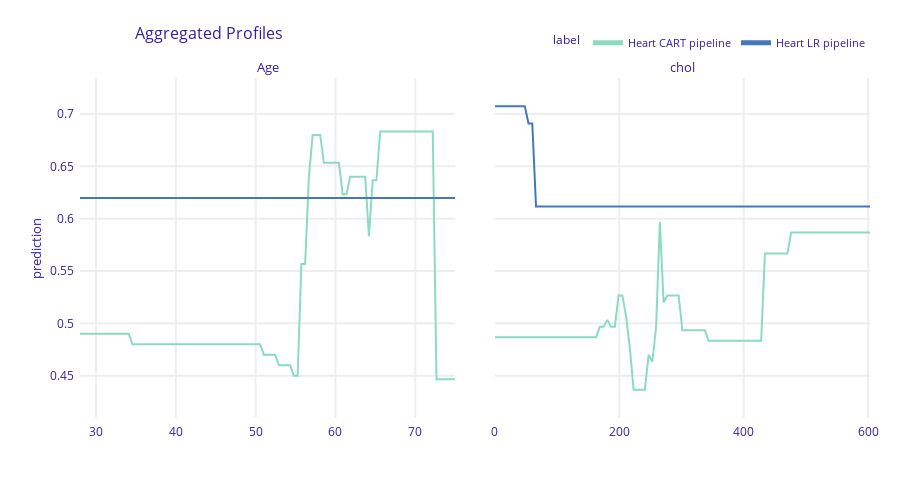

The notebook cell this image was saved under:
### Code cell
pdp_cart.plot(pdp_lr, variables=["Age", "chol"])

### Figure 1 — Plotly figure (JSON) as saved in the notebook; plotly's stock layout.template omitted (floating-point values rounded to 4 significant figures; data arrays with more than 128 entries replaced by an {"elided": "..."} marker saying what was removed)
{"data": [{"customdata": {"elided": "101x3 mixed values"}, "hovertemplate": "<b>%{hovertext}</b><br><br>prediction=%{y:.3f}<br>mean_prediction=%{customdata[0]:.3f}<extra></extra>", "hovertext": ["Heart CART pipeline", "Heart CART pipeline", "Heart CART pipeline", "Heart CART pipeline", "Heart CART pipeline", "Heart CART pipeline", "Heart CART pipeline", "Heart CART pipeline", "Heart CART pipeline", "Heart CART pipeline", "Heart CART pipeline", "Heart CART pipeline", "Heart CART pipeline", "Heart CART pipeline", "Heart CART pipeline", "Heart CART pipeline", "Heart CART pipeline", "Heart CART pipeline", "Heart CART pipeline", "Heart CART pipeline", "Heart CART pipeline", "Heart CART pipeline", "Heart CART pipeline", "Heart CART pipeline", "Heart CART pipeline", "Heart CART pipeline", "Heart CART pipeline", "Heart CART pipeline", "Heart CART pipeline", "Heart CART pipeline", "Heart CART pipeline", "Heart CART pipeline", "Heart CART pipeline", "Heart CART pipeline", "Heart CART pipeline", "Heart CART pipeline", "Heart CART pipeline", "Heart CART pipeline", "Heart CART pipeline", "Heart CART pipeline", "Heart CART pipeline", "Heart CART pipeline", "Heart CART pipeline", "Heart CART pipeline", "Heart CART pipeline", "Heart CART pipeline", "Heart CART pipeline", "Heart CART pipeline", "Heart CART pipeline", "Heart CART pipeline", "Heart CART pipeline", "Heart CART pipeline", "Heart CART pipeline", "Heart CART pipeline", "Heart CART pipeline", "Heart CART pipeline", "Heart CART pipeline", "Heart CART pipeline", "Heart CART pipeline", "Heart CART pipeline", "Heart CART pipeline", "Heart CART pipeline", "Heart CART pipeline", "Heart CART pipeline", "Heart CART pipeline", "Heart CART pipeline", "Heart CART pipeline", "Heart CART pipeline", "Heart CART pipeline", "Heart CART pipeline", "Heart CART pipeline", "Heart CART pipeline", "Heart CART pipeline", "Heart CART pipeline", "Heart CART pipeline", "Heart CART pipeline", "Heart CART pipeline", "Heart CART pipeline", "Heart CART pipeline", "Heart CART pipeline", "Heart CART pipeline", "Heart CART pipeline", "Heart CART pipeline", "Heart CART pipeline", "Heart CART pipeline", "Heart CART pipeline", "Heart CART pipeline", "Heart CART pipeline", "Heart CART pipeline", "Heart CART pipeline", "Heart CART pipeline", "Heart CART pipeline", "Heart CART pipeline", "Heart CART pipeline", "Heart CART pipeline", "Heart CART pipeline", "Heart CART pipeline", "Heart CART pipeline", "Heart CART pipeline", "Heart CART pipeline", "Heart CART pipeline"], "legendgroup": "Heart CART pipeline", "line": {"color": "#8bdcbe", "dash": "solid", "width": 2}, "marker": {"symbol": "circle"}, "mode": "lines", "name": "Heart CART pipeline", "opacity": 1, "orientation": "v", "showlegend": true, "type": "scatter", "x": [28, 28.47, 28.94, 29.41, 29.88, 30.35, 30.82, 31.29, 31.76, 32.23, 32.7, 33.17, 33.64, 34.11, 34.58, 35.05, 35.52, 35.99, 36.46, 36.93, 37.4, 37.87, 38.34, 38.81, 39.28, 39.75, 40.22, 40.69, 41.16, 41.63, 42.1, 42.57, 43.04, 43.51, 43.98, 44.45, 44.92, 45.39, 45.86, 46.33, 46.8, 47.27, 47.74, 48.21, 48.68, 49.15, 49.62, 50.09, 50.56, 51.03, 51.5, 51.97, 52.44, 52.91, 53.38, 53.85, 54.32, 54.79, 55.26, 55.73, 56.2, 56.67, 57.14, 57.61, 58.08, 58.55, 59.02, 59.49, 59.96, 60.43, 60.9, 61.37, 61.84, 62.31, 62.78, 63.25, 63.72, 64.19, 64.66, 65.13, 65.6, 66.07, 66.54, 67.01, 67.48, 67.95, 68.42, 68.89, 69.36, 69.83, 70.3, 70.77, 71.24, 71.71, 72.18, 72.65, 73.12, 73.59, 74.06, 74.53, 75], "xaxis": "x", "y": [0.49, 0.49, 0.49, 0.49, 0.49, 0.49, 0.49, 0.49, 0.49, 0.49, 0.49, 0.49, 0.49, 0.49, 0.48, 0.48, 0.48, 0.48, 0.48, 0.48, 0.48, 0.48, 0.48, 0.48, 0.48, 0.48, 0.48, 0.48, 0.48, 0.48, 0.48, 0.48, 0.48, 0.48, 0.48, 0.48, 0.48, 0.48, 0.48, 0.48, 0.48, 0.48, 0.48, 0.48, 0.48, 0.48, 0.48, 0.48, 0.48, 0.47, 0.47, 0.47, 0.47, 0.46, 0.46, 0.46, 0.46, 0.45, 0.45, 0.5567, 0.5567, 0.64, 0.68, 0.68, 0.68, 0.6533, 0.6533, 0.6533, 0.6533, 0.6533, 0.6233, 0.6233, 0.64, 0.64, 0.64, 0.64, 0.64, 0.5833, 0.6367, 0.6367, 0.6833, 0.6833, 0.6833, 0.6833, 0.6833, 0.6833, 0.6833, 0.6833, 0.6833, 0.6833, 0.6833, 0.6833, 0.6833, 0.6833, 0.6833, 0.4467, 0.4467, 0.4467, 0.4467, 0.4467, 0.4467], "yaxis": "y"}, {"customdata": {"elided": "101x3 mixed values"}, "hovertemplate": "<b>%{hovertext}</b><br><br>prediction=%{y:.3f}<br>mean_prediction=%{customdata[0]:.3f}<extra></extra>", "hovertext": ["Heart CART pipeline", "Heart CART pipeline", "Heart CART pipeline", "Heart CART pipeline", "Heart CART pipeline", "Heart CART pipeline", "Heart CART pipeline", "Heart CART pipeline", "Heart CART pipeline", "Heart CART pipeline", "Heart CART pipeline", "Heart CART pipeline", "Heart CART pipeline", "Heart CART pipeline", "Heart CART pipeline", "Heart CART pipeline", "Heart CART pipeline", "Heart CART pipeline", "Heart CART pipeline", "Heart CART pipeline", "Heart CART pipeline", "Heart CART pipeline", "Heart CART pipeline", "Heart CART pipeline", "Heart CART pipeline", "Heart CART pipeline", "Heart CART pipeline", "Heart CART pipeline", "Heart CART pipeline", "Heart CART pipeline", "Heart CART pipeline", "Heart CART pipeline", "Heart CART pipeline", "Heart CART pipeline", "Heart CART pipeline", "Heart CART pipeline", "Heart CART pipeline", "Heart CART pipeline", "Heart CART pipeline", "Heart CART pipeline", "Heart CART pipeline", "Heart CART pipeline", "Heart CART pipeline", "Heart CART pipeline", "Heart CART pipeline", "Heart CART pipeline", "Heart CART pipeline", "Heart CART pipeline", "Heart CART pipeline", "Heart CART pipeline", "Heart CART pipeline", "Heart CART pipeline", "Heart CART pipeline", "Heart CART pipeline", "Heart CART pipeline", "Heart CART pipeline", "Heart CART pipeline", "Heart CART pipeline", "Heart CART pipeline", "Heart CART pipeline", "Heart CART pipeline", "Heart CART pipeline", "Heart CART pipeline", "Heart CART pipeline", "Heart CART pipeline", "Heart CART pipeline", "Heart CART pipeline", "Heart CART pipeline", "Heart CART pipeline", "Heart CART pipeline", "Heart CART pipeline", "Heart CART pipeline", "Heart CART pipeline", "Heart CART pipeline", "Heart CART pipeline", "Heart CART pipeline", "Heart CART pipeline", "Heart CART pipeline", "Heart CART pipeline", "Heart CART pipeline", "Heart CART pipeline", "Heart CART pipeline", "Heart CART pipeline", "Heart CART pipeline", "Heart CART pipeline", "Heart CART pipeline", "Heart CART pipeline", "Heart CART pipeline", "Heart CART pipeline", "Heart CART pipeline", "Heart CART pipeline", "Heart CART pipeline", "Heart CART pipeline", "Heart CART pipeline", "Heart CART pipeline", "Heart CART pipeline", "Heart CART pipeline", "Heart CART pipeline", "Heart CART pipeline", "Heart CART pipeline", "Heart CART pipeline"], "legendgroup": "Heart CART pipeline", "line": {"color": "#8bdcbe", "dash": "solid", "width": 2}, "marker": {"symbol": "circle"}, "mode": "lines", "name": "Heart CART pipeline", "opacity": 1, "orientation": "v", "showlegend": false, "type": "scatter", "x": [0, 6.03, 12.06, 18.09, 24.12, 30.15, 36.18, 42.21, 48.24, 54.27, 60.3, 66.33, 72.36, 78.39, 84.42, 90.45, 96.48, 102.5, 108.5, 114.6, 120.6, 126.6, 132.7, 138.7, 144.7, 150.8, 156.8, 162.8, 168.8, 174.9, 180.9, 186.9, 193.0, 199.0, 205.0, 211.1, 217.1, 223.1, 229.1, 235.2, 241.2, 247.2, 253.3, 259.3, 265.3, 271.4, 277.4, 283.4, 289.4, 295.5, 301.5, 307.5, 313.6, 319.6, 325.6, 331.7, 337.7, 343.7, 349.7, 355.8, 361.8, 367.8, 373.9, 379.9, 385.9, 391.9, 398.0, 404.0, 410.0, 416.1, 422.1, 428.1, 434.2, 440.2, 446.2, 452.2, 458.3, 464.3, 470.3, 476.4, 482.4, 488.4, 494.5, 500.5, 506.5, 512.6, 518.6, 524.6, 530.6, 536.7, 542.7, 548.7, 554.8, 560.8, 566.8, 572.9, 578.9, 584.9, 590.9, 597.0, 603], "xaxis": "x2", "y": [0.4867, 0.4867, 0.4867, 0.4867, 0.4867, 0.4867, 0.4867, 0.4867, 0.4867, 0.4867, 0.4867, 0.4867, 0.4867, 0.4867, 0.4867, 0.4867, 0.4867, 0.4867, 0.4867, 0.4867, 0.4867, 0.4867, 0.4867, 0.4867, 0.4867, 0.4867, 0.4867, 0.4867, 0.4967, 0.4967, 0.5033, 0.4967, 0.4967, 0.5267, 0.5267, 0.5067, 0.4767, 0.4367, 0.4367, 0.4367, 0.4367, 0.47, 0.4633, 0.4967, 0.5967, 0.52, 0.5267, 0.5267, 0.5267, 0.5267, 0.4933, 0.4933, 0.4933, 0.4933, 0.4933, 0.4933, 0.4933, 0.4833, 0.4833, 0.4833, 0.4833, 0.4833, 0.4833, 0.4833, 0.4833, 0.4833, 0.4833, 0.4833, 0.4833, 0.4833, 0.4833, 0.4833, 0.5667, 0.5667, 0.5667, 0.5667, 0.5667, 0.5667, 0.5667, 0.5867, 0.5867, 0.5867, 0.5867, 0.5867, 0.5867, 0.5867, 0.5867, 0.5867, 0.5867, 0.5867, 0.5867, 0.5867, 0.5867, 0.5867, 0.5867, 0.5867, 0.5867, 0.5867, 0.5867, 0.5867, 0.5867], "yaxis": "y2"}, {"customdata": {"elided": "101x3 mixed values"}, "hovertemplate": "<b>%{hovertext}</b><br><br>prediction=%{y:.3f}<br>mean_prediction=%{customdata[0]:.3f}<extra></extra>", "hovertext": ["Heart LR pipeline", "Heart LR pipeline", "Heart LR pipeline", "Heart LR pipeline", "Heart LR pipeline", "Heart LR pipeline", "Heart LR pipeline", "Heart LR pipeline", "Heart LR pipeline", "Heart LR pipeline", "Heart LR pipeline", "Heart LR pipeline", "Heart LR pipeline", "Heart LR pipeline", "Heart LR pipeline", "Heart LR pipeline", "Heart LR pipeline", "Heart LR pipeline", "Heart LR pipeline", "Heart LR pipeline", "Heart LR pipeline", "Heart LR pipeline", "Heart LR pipeline", "Heart LR pipeline", "Heart LR pipeline", "Heart LR pipeline", "Heart LR pipeline", "Heart LR pipeline", "Heart LR pipeline", "Heart LR pipeline", "Heart LR pipeline", "Heart LR pipeline", "Heart LR pipeline", "Heart LR pipeline", "Heart LR pipeline", "Heart LR pipeline", "Heart LR pipeline", "Heart LR pipeline", "Heart LR pipeline", "Heart LR pipeline", "Heart LR pipeline", "Heart LR pipeline", "Heart LR pipeline", "Heart LR pipeline", "Heart LR pipeline", "Heart LR pipeline", "Heart LR pipeline", "Heart LR pipeline", "Heart LR pipeline", "Heart LR pipeline", "Heart LR pipeline", "Heart LR pipeline", "Heart LR pipeline", "Heart LR pipeline", "Heart LR pipeline", "Heart LR pipeline", "Heart LR pipeline", "Heart LR pipeline", "Heart LR pipeline", "Heart LR pipeline", "Heart LR pipeline", "Heart LR pipeline", "Heart LR pipeline", "Heart LR pipeline", "Heart LR pipeline", "Heart LR pipeline", "Heart LR pipeline", "Heart LR pipeline", "Heart LR pipeline", "Heart LR pipeline", "Heart LR pipeline", "Heart LR pipeline", "Heart LR pipeline", "Heart LR pipeline", "Heart LR pipeline", "Heart LR pipeline", "Heart LR pipeline", "Heart LR pipeline", "Heart LR pipeline", "Heart LR pipeline", "Heart LR pipeline", "Heart LR pipeline", "Heart LR pipeline", "Heart LR pipeline", "Heart LR pipeline", "Heart LR pipeline", "Heart LR pipeline", "Heart LR pipeline", "Heart LR pipeline", "Heart LR pipeline", "Heart LR pipeline", "Heart LR pipeline", "Heart LR pipeline", "Heart LR pipeline", "Heart LR pipeline", "Heart LR pipeline", "Heart LR pipeline", "Heart LR pipeline", "Heart LR pipeline", "Heart LR pipeline", "Heart LR pipeline"], "legendgroup": "Heart LR pipeline", "line": {"color": "#4378bf", "dash": "solid", "width": 2}, "marker": {"symbol": "circle"}, "mode": "lines", "name": "Heart LR pipeline", "opacity": 1, "orientation": "v", "showlegend": true, "type": "scatter", "x": [28, 28.47, 28.94, 29.41, 29.88, 30.35, 30.82, 31.29, 31.76, 32.23, 32.7, 33.17, 33.64, 34.11, 34.58, 35.05, 35.52, 35.99, 36.46, 36.93, 37.4, 37.87, 38.34, 38.81, 39.28, 39.75, 40.22, 40.69, 41.16, 41.63, 42.1, 42.57, 43.04, 43.51, 43.98, 44.45, 44.92, 45.39, 45.86, 46.33, 46.8, 47.27, 47.74, 48.21, 48.68, 49.15, 49.62, 50.09, 50.56, 51.03, 51.5, 51.97, 52.44, 52.91, 53.38, 53.85, 54.32, 54.79, 55.26, 55.73, 56.2, 56.67, 57.14, 57.61, 58.08, 58.55, 59.02, 59.49, 59.96, 60.43, 60.9, 61.37, 61.84, 62.31, 62.78, 63.25, 63.72, 64.19, 64.66, 65.13, 65.6, 66.07, 66.54, 67.01, 67.48, 67.95, 68.42, 68.89, 69.36, 69.83, 70.3, 70.77, 71.24, 71.71, 72.18, 72.65, 73.12, 73.59, 74.06, 74.53, 75], "xaxis": "x", "y": [0.6196, 0.6196, 0.6196, 0.6196, 0.6196, 0.6196, 0.6196, 0.6196, 0.6196, 0.6196, 0.6196, 0.6196, 0.6196, 0.6196, 0.6196, 0.6196, 0.6196, 0.6196, 0.6196, 0.6196, 0.6196, 0.6196, 0.6196, 0.6196, 0.6196, 0.6196, 0.6196, 0.6196, 0.6196, 0.6196, 0.6196, 0.6196, 0.6196, 0.6196, 0.6196, 0.6196, 0.6196, 0.6196, 0.6196, 0.6196, 0.6196, 0.6196, 0.6196, 0.6196, 0.6196, 0.6196, 0.6196, 0.6196, 0.6196, 0.6196, 0.6196, 0.6196, 0.6196, 0.6196, 0.6196, 0.6196, 0.6196, 0.6196, 0.6196, 0.6196, 0.6196, 0.6196, 0.6196, 0.6196, 0.6196, 0.6196, 0.6196, 0.6196, 0.6196, 0.6196, 0.6196, 0.6196, 0.6196, 0.6196, 0.6196, 0.6196, 0.6196, 0.6196, 0.6196, 0.6196, 0.6196, 0.6196, 0.6196, 0.6196, 0.6196, 0.6196, 0.6196, 0.6196, 0.6196, 0.6196, 0.6196, 0.6196, 0.6196, 0.6196, 0.6196, 0.6196, 0.6196, 0.6196, 0.6196, 0.6196, 0.6196], "yaxis": "y"}, {"customdata": {"elided": "101x3 mixed values"}, "hovertemplate": "<b>%{hovertext}</b><br><br>prediction=%{y:.3f}<br>mean_prediction=%{customdata[0]:.3f}<extra></extra>", "hovertext": ["Heart LR pipeline", "Heart LR pipeline", "Heart LR pipeline", "Heart LR pipeline", "Heart LR pipeline", "Heart LR pipeline", "Heart LR pipeline", "Heart LR pipeline", "Heart LR pipeline", "Heart LR pipeline", "Heart LR pipeline", "Heart LR pipeline", "Heart LR pipeline", "Heart LR pipeline", "Heart LR pipeline", "Heart LR pipeline", "Heart LR pipeline", "Heart LR pipeline", "Heart LR pipeline", "Heart LR pipeline", "Heart LR pipeline", "Heart LR pipeline", "Heart LR pipeline", "Heart LR pipeline", "Heart LR pipeline", "Heart LR pipeline", "Heart LR pipeline", "Heart LR pipeline", "Heart LR pipeline", "Heart LR pipeline", "Heart LR pipeline", "Heart LR pipeline", "Heart LR pipeline", "Heart LR pipeline", "Heart LR pipeline", "Heart LR pipeline", "Heart LR pipeline", "Heart LR pipeline", "Heart LR pipeline", "Heart LR pipeline", "Heart LR pipeline", "Heart LR pipeline", "Heart LR pipeline", "Heart LR pipeline", "Heart LR pipeline", "Heart LR pipeline", "Heart LR pipeline", "Heart LR pipeline", "Heart LR pipeline", "Heart LR pipeline", "Heart LR pipeline", "Heart LR pipeline", "Heart LR pipeline", "Heart LR pipeline", "Heart LR pipeline", "Heart LR pipeline", "Heart LR pipeline", "Heart LR pipeline", "Heart LR pipeline", "Heart LR pipeline", "Heart LR pipeline", "Heart LR pipeline", "Heart LR pipeline", "Heart LR pipeline", "Heart LR pipeline", "Heart LR pipeline", "Heart LR pipeline", "Heart LR pipeline", "Heart LR pipeline", "Heart LR pipeline", "Heart LR pipeline", "Heart LR pipeline", "Heart LR pipeline", "Heart LR pipeline", "Heart LR pipeline", "Heart LR pipeline", "Heart LR pipeline", "Heart LR pipeline", "Heart LR pipeline", "Heart LR pipeline", "Heart LR pipeline", "Heart LR pipeline", "Heart LR pipeline", "Heart LR pipeline", "Heart LR pipeline", "Heart LR pipeline", "Heart LR pipeline", "Heart LR pipeline", "Heart LR pipeline", "Heart LR pipeline", "Heart LR pipeline", "Heart LR pipeline", "Heart LR pipeline", "Heart LR pipeline", "Heart LR pipeline", "Heart LR pipeline", "Heart LR pipeline", "Heart LR pipeline", "Heart LR pipeline", "Heart LR pipeline", "Heart LR pipeline"], "legendgroup": "Heart LR pipeline", "line": {"color": "#4378bf", "dash": "solid", "width": 2}, "marker": {"symbol": "circle"}, "mode": "lines", "name": "Heart LR pipeline", "opacity": 1, "orientation": "v", "showlegend": false, "type": "scatter", "x": [0, 6.03, 12.06, 18.09, 24.12, 30.15, 36.18, 42.21, 48.24, 54.27, 60.3, 66.33, 72.36, 78.39, 84.42, 90.45, 96.48, 102.5, 108.5, 114.6, 120.6, 126.6, 132.7, 138.7, 144.7, 150.8, 156.8, 162.8, 168.8, 174.9, 180.9, 186.9, 193.0, 199.0, 205.0, 211.1, 217.1, 223.1, 229.1, 235.2, 241.2, 247.2, 253.3, 259.3, 265.3, 271.4, 277.4, 283.4, 289.4, 295.5, 301.5, 307.5, 313.6, 319.6, 325.6, 331.7, 337.7, 343.7, 349.7, 355.8, 361.8, 367.8, 373.9, 379.9, 385.9, 391.9, 398.0, 404.0, 410.0, 416.1, 422.1, 428.1, 434.2, 440.2, 446.2, 452.2, 458.3, 464.3, 470.3, 476.4, 482.4, 488.4, 494.5, 500.5, 506.5, 512.6, 518.6, 524.6, 530.6, 536.7, 542.7, 548.7, 554.8, 560.8, 566.8, 572.9, 578.9, 584.9, 590.9, 597.0, 603], "xaxis": "x2", "y": [0.7073, 0.7073, 0.7073, 0.7073, 0.7073, 0.7073, 0.7073, 0.7073, 0.7073, 0.6909, 0.6909, 0.6116, 0.6116, 0.6116, 0.6116, 0.6116, 0.6116, 0.6116, 0.6116, 0.6116, 0.6116, 0.6116, 0.6116, 0.6116, 0.6116, 0.6116, 0.6116, 0.6116, 0.6116, 0.6116, 0.6116, 0.6116, 0.6116, 0.6116, 0.6116, 0.6116, 0.6116, 0.6116, 0.6116, 0.6116, 0.6116, 0.6116, 0.6116, 0.6116, 0.6116, 0.6116, 0.6116, 0.6116, 0.6116, 0.6116, 0.6116, 0.6116, 0.6116, 0.6116, 0.6116, 0.6116, 0.6116, 0.6116, 0.6116, 0.6116, 0.6116, 0.6116, 0.6116, 0.6116, 0.6116, 0.6116, 0.6116, 0.6116, 0.6116, 0.6116, 0.6116, 0.6116, 0.6116, 0.6116, 0.6116, 0.6116, 0.6116, 0.6116, 0.6116, 0.6116, 0.6116, 0.6116, 0.6116, 0.6116, 0.6116, 0.6116, 0.6116, 0.6116, 0.6116, 0.6116, 0.6116, 0.6116, 0.6116, 0.6116, 0.6116, 0.6116, 0.6116, 0.6116, 0.6116, 0.6116, 0.6116], "yaxis": "y2"}], "layout": {"annotations": [{"font": {"size": 13}, "showarrow": false, "text": "Age", "x": 0.2375, "xanchor": "center", "xref": "paper", "y": 1, "yanchor": "bottom", "yref": "paper"}, {"font": {"size": 13}, "showarrow": false, "text": "chol", "x": 0.7625, "xanchor": "center", "xref": "paper", "y": 1, "yanchor": "bottom", "yref": "paper"}, {"font": {"size": 13}, "showarrow": false, "text": "prediction", "textangle": -90, "x": -0.07, "xref": "paper", "y": 0.5, "yref": "paper"}], "font": {"color": "#371ea3"}, "height": 489, "hovermode": "x unified", "legend": {"font": {"size": 11}, "itemsizing": "constant", "orientation": "h", "title": {"font": {"size": 12}, "text": "label"}, "tracegroupgap": 0, "x": 1, "xanchor": "right", "y": 1.061, "yanchor": "bottom"}, "margin": {"b": 71, "r": 30, "t": 78}, "title": {"font": {"size": 16}, "text": "Aggregated Profiles", "x": 0.15}, "xaxis": {"anchor": "y", "automargin": true, "domain": [0, 0.475], "fixedrange": true, "gridwidth": 2, "showticklabels": true, "tickcolor": "white", "ticklen": 3, "ticks": "outside", "title": {"text": ""}, "type": "linear", "zeroline": false}, "xaxis2": {"anchor": "y2", "automargin": true, "domain": [0.525, 1], "fixedrange": true, "gridwidth": 2, "showticklabels": true, "tickcolor": "white", "ticklen": 3, "ticks": "outside", "title": {"text": ""}, "type": "linear", "zeroline": false}, "yaxis": {"anchor": "x", "automargin": true, "domain": [0, 1], "fixedrange": true, "gridwidth": 2, "range": [0.4096, 0.7344], "tickcolor": "white", "ticklen": 3, "ticks": "outside", "title": {"text": ""}, "type": "linear", "zeroline": false}, "yaxis2": {"anchor": "x2", "automargin": true, "domain": [0, 1], "fixedrange": true, "gridwidth": 2, "matches": "y", "showticklabels": false, "tickcolor": "white", "ticklen": 3, "ticks": "outside", "title": {"text": ""}, "type": "linear", "zeroline": false}}}
